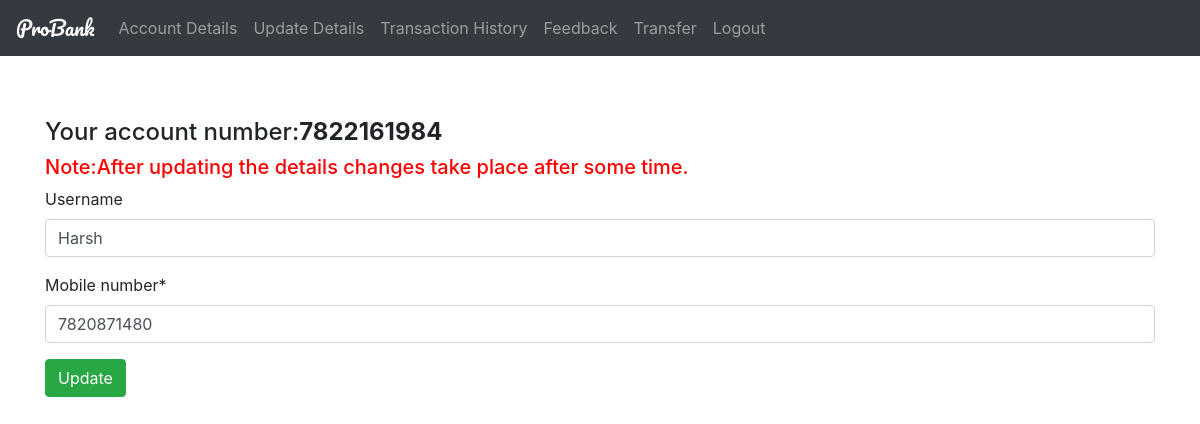
The page /edit (signed in) on the database its author committed.
### accounts/models.py (models this page shows)
class User(AbstractUser):
    username = models.CharField(
        max_length=30, null=True, blank=True)
    email = models.EmailField(null=True, blank=True)
    objects = UserManager()
    USERNAME_FIELD = 'email'
    REQUIRED_FIELDS = []

class AccountDetails(models.Model):
    user = models.OneToOneField(
        User, on_delete=models.CASCADE, related_name="details", primary_key=True)
    phone = models.CharField(verbose_name="Mobile number",
                             max_length=10, null=True, blank=False)
    address = models.TextField(
        verbose_name="Address", max_length=300, null=False, blank=False, default="def")
    dob = models.DateField(verbose_name="birth date",
                           max_length=15, null=True, blank=False)
    account_number = models.CharField(
        verbose_name="Account number", max_length=15, null=True, blank=True)
    created_date = models.DateTimeField(
        verbose_name="Created date", auto_now_add=True, null=True)
    full_name = models.CharField(max_length=100, null=True)
    balance = models.DecimalField(null=True, max_digits=10, decimal_places=2)
    """age = models.CharField(
        verbose_name='age', max_length=5, null=True, blank=True)"""

### main/views.py (the view, shortened to what this page needs)
# urls.py: path('edit', views.edit_details, name='edit'),
def edit_details(request):
    user_form = userchange(instance=request.user)
    detail_form = accountchange(instance=request.user.details)
    context = {'user_form': user_form, 'detail_form': detail_form}
    return render(request, 'landing/edit_details.html', context)

### main/forms.py
class userchange(UserChangeForm, forms.Form):
    class Meta:
        model = User
        fields = ['username']
        exclude = ['password']

class accountchange(UserChangeForm):
    class Meta:
        model = AccountDetails
        fields = ['phone']

### templates/landing/edit_details.html (shortened to what this page needs)
{% extends 'landing/account_nav.html' %}
{% load static %}
{% load crispy_forms_tags %}
    {% block content %}
    <div class="container">
        <br>
        <br>
    <h4 style="margin-top: 70px;">Your account number:<strong>{{user.details.account_number}}</strong></h4>
    <h5 style="color: red;">Note:After updating the details changes take place after some time.</h5>
    <form action="" method="POST">
        {{user_form.username|as_crispy_field}}
        {{detail_form.phone|as_crispy_field}}
        <button class="btn btn-success">Update</button>
        <br>
        <br>
    </form>
</div>
    {% endblock %}

### rows shown on the page
User: details.account_number "7822161984", username "Harsh"
AccountDetails: phone "7820871480"
